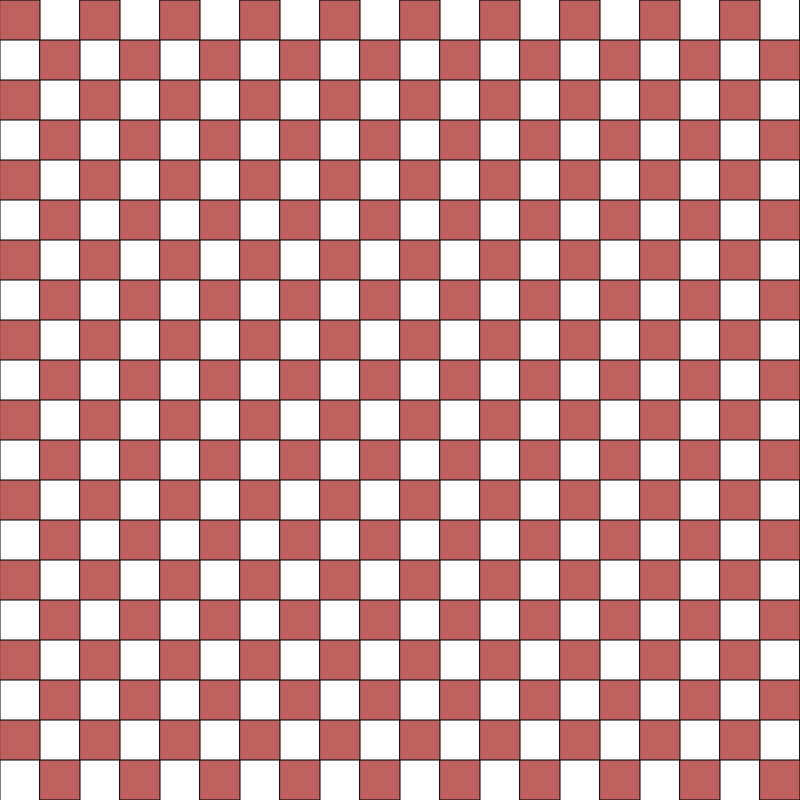
Frame 1 (no input)
Frame 60 (no input): identical to frame 1, image omitted
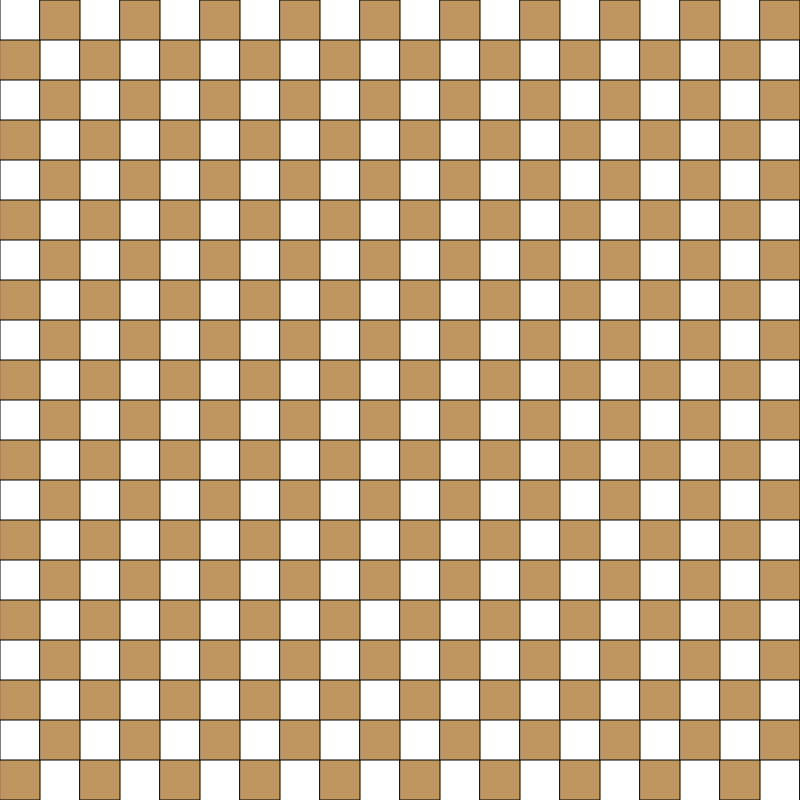
Frame 120 (the mouse pressed at the canvas centre since frame 60)

The p5.js sketch that drew these frames (run headless with seeded random() and noise() and a simulated clock; from frame 60 on, the mouse is pressed at the canvas centre):

// p5.js sketch
// ── sketch.js
let Grid;

function setup() {
  createCanvas(800, 800);
  colorMode(HSB);
  
  Grid = new grid();
  
  Grid.Evaluate();
}

function draw() {
  background(255);
  
  Grid.Display();
}

function mousePressed() {
  Grid.Alternate();
  Grid.Color();
}
// ── grid.js

class grid {

    constructor() {
      this.Grid = [];
      this.index = 0;
      
      this.size = 40;
      this.x = 0;
      this.y = 0;
      
      this.H = 0;
      this.S = 50;
      this.B = 75;
      this.offset = 34;
      
      this.Pressed_num = 0;
      this.Relative_origin = 0;
    }
  
    Evaluate() {
      //Calculates box coordinates and save it to Grid[]
      //Evaluates 2 columns together
      for (let i = -2; i <= width / this.size; i += 2) {
        for (let j = 0; j < height / this.size; j++) {
          this.y = this.size * j;
  
          if (j % 2 == 0) {
            this.x = this.size * i; //column i, row j (j is even)
          } else {
            this.x = this.size * (i + 1); //column i + 1, row j (j is odd)
          }
  
          this.Grid[this.index] = createVector(this.x, this.y);
          this.index++;
        }
      }
    }
  
    Display() {
      //noStroke();
      translate(this.Relative_origin, 0); //Needed to move boxes
      
      //Draws the Checkered Grid 
      fill(this.H, this.S, this.B);
      for (let i = 0; i < this.Grid.length; i++) {
        rect(this.Grid[i].x, this.Grid[i].y, this.size, this.size);
      }
    }
  
    Alternate() {
      this.Pressed_num++;
      
      if (this.Pressed_num % 2 == 1) {
        this.Relative_origin = -this.size;
      } else {
        this.Relative_origin = 0;
      }
    }
  
    Color() {
      //to change grid color
      if (this.H > 360) {
        this.H = this.offset;
      } else {
        this.H += this.offset;
      }
    }
  }
